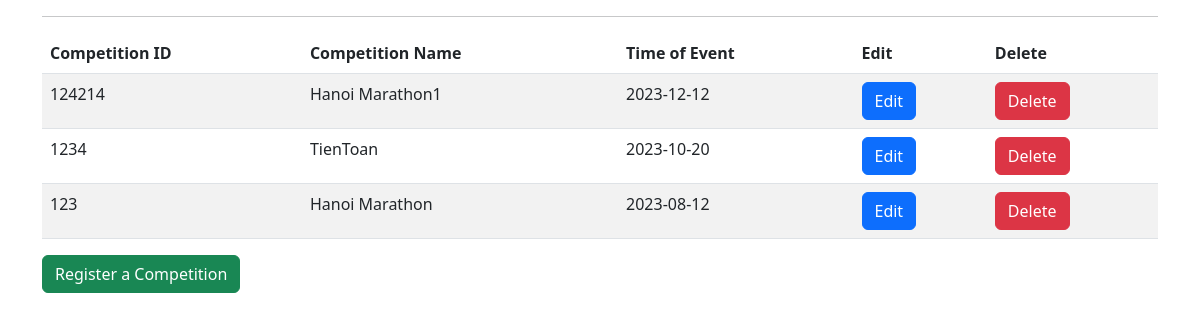
Page /admin/showcompetition.php on the committed database.
### tables this page shows
CREATE TABLE `marathon` (
  `MarathonID` int(11) NOT NULL,
  `RaceName` varchar(255) DEFAULT NULL,
  `Date` date DEFAULT NULL
);

### admin/showcompetition.php (the view, shortened to what this page needs)
<!DOCTYPE html>
<html lang="en">
<head>
  <link href="https://cdn.jsdelivr.net/npm/bootstrap@5.2.0/dist/css/bootstrap.min.css" rel="stylesheet">
</head>
<body>
  <div class="container">
    <hr>
    <?php
      require_once(__DIR__ . '/../config.php');
      $query = "SELECT * FROM marathon ORDER BY Date DESC";
      $result = $conn->query($query);
      if ($result->num_rows > 0) {
        echo "<table class='table table-striped'>";
        echo "<thead>";
        echo "<tr>";
        echo "<th scope='col'>Competition ID</th>";
        echo "<th scope='col'>Competition Name</th>";
        echo "<th scope='col'>Time of Event</th>";
        echo "<th scope='col'>Edit</th>";
        echo "<th scope='col'>Delete</th>";
        echo "</tr>";
        echo "</thead>";
        echo "<tbody>";
        while ($row = $result->fetch_assoc()) {
          echo "<tr>";
          echo "<td>" . $row['MarathonID'] . "</td>";
          echo "<td>" . $row['RaceName'] . "</td>";
          echo "<td>" . $row['Date'] . "</td>";
          echo "<td><a href='edit_competition.php?id=" . $row['MarathonID'] . "' class='btn btn-primary'>Edit</a></td>";
          echo "<td><a href='delete_competition.php?id=" . $row['MarathonID'] . "' class='btn btn-danger'>Delete</a></td>";
          echo "</tr>";
        }
        echo "</tbody>";
        echo "</table>";
        echo "<a href='registation_form.php' class='btn btn-success'>Register a Competition</a>";
      } else {
        echo "<p class='alert alert-warning'>No competitions found.</p>";
      }
    ?>
  </div>
</body>
</html>

### rows in the picture
marathon: MarathonID "124214", RaceName "Hanoi Marathon1", Date "2023-12-12"
marathon: MarathonID "1234", RaceName "TienToan", Date "2023-10-20"
marathon: MarathonID "123", RaceName "Hanoi Marathon", Date "2023-08-12"
